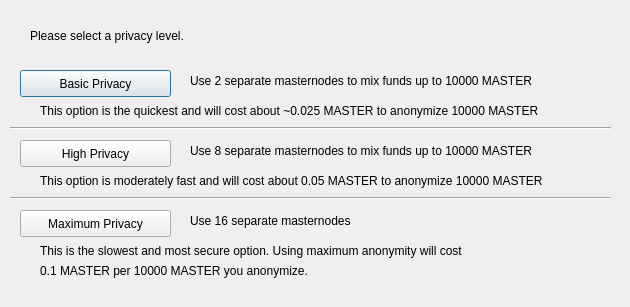
<?xml version="1.0" encoding="UTF-8"?>
<ui version="4.0">
 <class>ObfuscationConfig</class>
 <widget class="QDialog" name="ObfuscationConfig">
  <property name="geometry">
   <rect>
    <x>0</x>
    <y>0</y>
    <width>630</width>
    <height>307</height>
   </rect>
  </property>
  <property name="windowTitle">
   <string>Configure Obfuscation</string>
  </property>
  <widget class="QPushButton" name="buttonBasic">
   <property name="geometry">
    <rect>
     <x>20</x>
     <y>70</y>
     <width>151</width>
     <height>27</height>
    </rect>
   </property>
   <property name="text">
    <string>Basic Privacy</string>
   </property>
  </widget>
  <widget class="QPushButton" name="buttonHigh">
   <property name="geometry">
    <rect>
     <x>20</x>
     <y>140</y>
     <width>151</width>
     <height>27</height>
    </rect>
   </property>
   <property name="text">
    <string>High Privacy</string>
   </property>
  </widget>
  <widget class="QPushButton" name="buttonMax">
   <property name="geometry">
    <rect>
     <x>20</x>
     <y>210</y>
     <width>151</width>
     <height>27</height>
    </rect>
   </property>
   <property name="text">
    <string>Maximum Privacy</string>
   </property>
  </widget>
  <widget class="QLabel" name="label">
   <property name="geometry">
    <rect>
     <x>30</x>
     <y>20</y>
     <width>571</width>
     <height>31</height>
    </rect>
   </property>
   <property name="text">
    <string>Please select a privacy level.</string>
   </property>
  </widget>
  <widget class="QLabel" name="label_2">
   <property name="geometry">
    <rect>
     <x>190</x>
     <y>70</y>
     <width>421</width>
     <height>21</height>
    </rect>
   </property>
   <property name="text">
    <string>Use 2 separate masternodes to mix funds up to 10000 MASTER</string>
   </property>
  </widget>
  <widget class="QLabel" name="label_3">
   <property name="geometry">
    <rect>
     <x>190</x>
     <y>140</y>
     <width>411</width>
     <height>21</height>
    </rect>
   </property>
   <property name="text">
    <string>Use 8 separate masternodes to mix funds up to 10000 MASTER</string>
   </property>
  </widget>
  <widget class="QLabel" name="label_4">
   <property name="geometry">
    <rect>
     <x>190</x>
     <y>210</y>
     <width>421</width>
     <height>21</height>
    </rect>
   </property>
   <property name="text">
    <string>Use 16 separate masternodes</string>
   </property>
  </widget>
  <widget class="QLabel" name="label_6">
   <property name="geometry">
    <rect>
     <x>40</x>
     <y>100</y>
     <width>561</width>
     <height>21</height>
    </rect>
   </property>
   <property name="text">
    <string>This option is the quickest and will cost about ~0.025 MASTER to anonymize 10000 MASTER</string>
   </property>
  </widget>
  <widget class="QLabel" name="label_7">
   <property name="geometry">
    <rect>
     <x>40</x>
     <y>170</y>
     <width>561</width>
     <height>21</height>
    </rect>
   </property>
   <property name="text">
    <string>This option is moderately fast and will cost about 0.05 MASTER to anonymize 10000 MASTER</string>
   </property>
  </widget>
  <widget class="QLabel" name="label_8">
   <property name="geometry">
    <rect>
     <x>40</x>
     <y>240</y>
     <width>561</width>
     <height>21</height>
    </rect>
   </property>
   <property name="text">
    <string>This is the slowest and most secure option. Using maximum anonymity will cost</string>
   </property>
  </widget>
  <widget class="QLabel" name="label_9">
   <property name="geometry">
    <rect>
     <x>40</x>
     <y>260</y>
     <width>561</width>
     <height>21</height>
    </rect>
   </property>
   <property name="text">
    <string>0.1 MASTER per 10000 MASTER you anonymize.</string>
   </property>
  </widget>
  <widget class="Line" name="line">
   <property name="geometry">
    <rect>
     <x>10</x>
     <y>120</y>
     <width>601</width>
     <height>16</height>
    </rect>
   </property>
   <property name="orientation">
    <enum>Qt::Horizontal</enum>
   </property>
  </widget>
  <widget class="Line" name="line_2">
   <property name="geometry">
    <rect>
     <x>10</x>
     <y>190</y>
     <width>601</width>
     <height>16</height>
    </rect>
   </property>
   <property name="orientation">
    <enum>Qt::Horizontal</enum>
   </property>
  </widget>
 </widget>
 <resources/>
 <connections/>
</ui>
